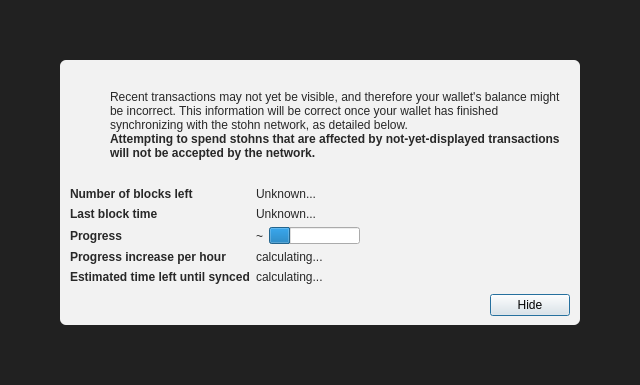
<?xml version="1.0" encoding="UTF-8"?>
<ui version="4.0">
 <class>ModalOverlay</class>
 <widget class="QWidget" name="ModalOverlay">
  <property name="geometry">
   <rect>
    <x>0</x>
    <y>0</y>
    <width>640</width>
    <height>385</height>
   </rect>
  </property>
  <property name="windowTitle">
   <string>Form</string>
  </property>
  <layout class="QVBoxLayout" name="verticalLayout" stretch="0">
   <property name="sizeConstraint">
    <enum>QLayout::SetDefaultConstraint</enum>
   </property>
   <property name="leftMargin">
    <number>0</number>
   </property>
   <property name="topMargin">
    <number>0</number>
   </property>
   <property name="rightMargin">
    <number>0</number>
   </property>
   <property name="bottomMargin">
    <number>0</number>
   </property>
   <item>
    <widget class="QWidget" name="bgWidget" native="true">
     <property name="styleSheet">
      <string notr="true">#bgWidget { background: rgba(0,0,0,220); }</string>
     </property>
     <layout class="QVBoxLayout" name="verticalLayoutMain" stretch="1">
      <property name="leftMargin">
       <number>60</number>
      </property>
      <property name="topMargin">
       <number>60</number>
      </property>
      <property name="rightMargin">
       <number>60</number>
      </property>
      <property name="bottomMargin">
       <number>60</number>
      </property>
      <item>
       <widget class="QWidget" name="contentWidget" native="true">
        <property name="styleSheet">
         <string notr="true">#contentWidget { background: rgba(255,255,255,240); border-radius: 6px; }

QLabel { color: rgb(40,40,40);  }</string>
        </property>
        <layout class="QVBoxLayout" name="verticalLayoutSub" stretch="1,0,0,0">
         <property name="spacing">
          <number>0</number>
         </property>
         <property name="leftMargin">
          <number>10</number>
         </property>
         <property name="topMargin">
          <number>10</number>
         </property>
         <property name="rightMargin">
          <number>10</number>
         </property>
         <property name="bottomMargin">
          <number>10</number>
         </property>
         <item>
          <layout class="QHBoxLayout" name="horizontalLayoutIconText" stretch="0,1">
           <property name="topMargin">
            <number>20</number>
           </property>
           <item>
            <layout class="QVBoxLayout" name="verticalLayoutIcon">
             <property name="leftMargin">
              <number>0</number>
             </property>
             <item>
              <widget class="QPushButton" name="warningIcon">
               <property name="enabled">
                <bool>false</bool>
               </property>
               <property name="text">
                <string/>
               </property>
               <property name="icon">
                <iconset>
                 <normaloff>:/icons/warning</normaloff>
                 <disabledoff>:/icons/warning</disabledoff>:/icons/warning</iconset>
               </property>
               <property name="iconSize">
                <size>
                 <width>48</width>
                 <height>48</height>
                </size>
               </property>
               <property name="flat">
                <bool>true</bool>
               </property>
              </widget>
             </item>
             <item>
              <spacer name="verticalSpacerWarningIcon">
               <property name="orientation">
                <enum>Qt::Vertical</enum>
               </property>
               <property name="sizeHint" stdset="0">
                <size>
                 <width>20</width>
                 <height>40</height>
                </size>
               </property>
              </spacer>
             </item>
            </layout>
           </item>
           <item>
            <layout class="QVBoxLayout" name="verticalLayoutInfoText">
             <property name="leftMargin">
              <number>0</number>
             </property>
             <property name="topMargin">
              <number>0</number>
             </property>
             <item>
              <widget class="QLabel" name="infoText">
               <property name="text">
                <string>Recent transactions may not yet be visible, and therefore your wallet's balance might be incorrect. This information will be correct once your wallet has finished synchronizing with the stohn network, as detailed below.</string>
               </property>
               <property name="textFormat">
                <enum>Qt::RichText</enum>
               </property>
               <property name="wordWrap">
                <bool>true</bool>
               </property>
              </widget>
             </item>
             <item>
              <widget class="QLabel" name="infoTextStrong">
               <property name="font">
                <font>
                 <weight>75</weight>
                 <bold>true</bold>
                </font>
               </property>
               <property name="text">
                <string>Attempting to spend stohns that are affected by not-yet-displayed transactions will not be accepted by the network.</string>
               </property>
               <property name="textFormat">
                <enum>Qt::RichText</enum>
               </property>
               <property name="wordWrap">
                <bool>true</bool>
               </property>
              </widget>
             </item>
             <item>
              <spacer name="verticalSpacerInTextSpace">
               <property name="orientation">
                <enum>Qt::Vertical</enum>
               </property>
               <property name="sizeHint" stdset="0">
                <size>
                 <width>20</width>
                 <height>40</height>
                </size>
               </property>
              </spacer>
             </item>
            </layout>
           </item>
          </layout>
         </item>
         <item>
          <spacer name="verticalSpacerAfterText">
           <property name="orientation">
            <enum>Qt::Vertical</enum>
           </property>
           <property name="sizeHint" stdset="0">
            <size>
             <width>20</width>
             <height>40</height>
            </size>
           </property>
          </spacer>
         </item>
         <item>
          <layout class="QFormLayout" name="formLayout">
           <property name="fieldGrowthPolicy">
            <enum>QFormLayout::FieldsStayAtSizeHint</enum>
           </property>
           <property name="horizontalSpacing">
            <number>6</number>
           </property>
           <property name="verticalSpacing">
            <number>6</number>
           </property>
           <property name="topMargin">
            <number>10</number>
           </property>
           <item row="0" column="0">
            <widget class="QLabel" name="labelNumberOfBlocksLeft">
             <property name="font">
              <font>
               <weight>75</weight>
               <bold>true</bold>
              </font>
             </property>
             <property name="text">
              <string>Number of blocks left</string>
             </property>
            </widget>
           </item>
           <item row="0" column="1">
            <widget class="QLabel" name="numberOfBlocksLeft">
             <property name="text">
              <string>Unknown...</string>
             </property>
            </widget>
           </item>
           <item row="1" column="0">
            <widget class="QLabel" name="labelLastBlockTime">
             <property name="font">
              <font>
               <weight>75</weight>
               <bold>true</bold>
              </font>
             </property>
             <property name="text">
              <string>Last block time</string>
             </property>
            </widget>
           </item>
           <item row="1" column="1">
            <widget class="QLabel" name="newestBlockDate">
             <property name="sizePolicy">
              <sizepolicy hsizetype="Maximum" vsizetype="Preferred">
               <horstretch>0</horstretch>
               <verstretch>0</verstretch>
              </sizepolicy>
             </property>
             <property name="text">
              <string>Unknown...</string>
             </property>
            </widget>
           </item>
           <item row="2" column="0">
            <widget class="QLabel" name="labelSyncDone">
             <property name="font">
              <font>
               <weight>75</weight>
               <bold>true</bold>
              </font>
             </property>
             <property name="text">
              <string>Progress</string>
             </property>
            </widget>
           </item>
           <item row="2" column="1">
            <layout class="QHBoxLayout" name="horizontalLayoutSync" stretch="0,1">
             <item>
              <widget class="QLabel" name="percentageProgress">
               <property name="text">
                <string notr="true">~</string>
               </property>
              </widget>
             </item>
             <item>
              <widget class="QProgressBar" name="progressBar">
               <property name="value">
                <number>24</number>
               </property>
               <property name="format">
                <string/>
               </property>
              </widget>
             </item>
            </layout>
           </item>
           <item row="4" column="0">
            <widget class="QLabel" name="labelProgressIncrease">
             <property name="font">
              <font>
               <weight>75</weight>
               <bold>true</bold>
              </font>
             </property>
             <property name="text">
              <string>Progress increase per hour</string>
             </property>
            </widget>
           </item>
           <item row="4" column="1">
            <widget class="QLabel" name="progressIncreasePerH">
             <property name="text">
              <string>calculating...</string>
             </property>
            </widget>
           </item>
           <item row="5" column="0">
            <widget class="QLabel" name="labelEstimatedTimeLeft">
             <property name="font">
              <font>
               <weight>75</weight>
               <bold>true</bold>
              </font>
             </property>
             <property name="text">
              <string>Estimated time left until synced</string>
             </property>
            </widget>
           </item>
           <item row="5" column="1">
            <widget class="QLabel" name="expectedTimeLeft">
             <property name="text">
              <string>calculating...</string>
             </property>
            </widget>
           </item>
          </layout>
         </item>
         <item>
          <layout class="QHBoxLayout" name="horizontalLayoutButtons">
           <property name="leftMargin">
            <number>10</number>
           </property>
           <property name="topMargin">
            <number>10</number>
           </property>
           <item>
            <spacer name="horizontalSpacer">
             <property name="orientation">
              <enum>Qt::Horizontal</enum>
             </property>
             <property name="sizeHint" stdset="0">
              <size>
               <width>40</width>
               <height>20</height>
              </size>
             </property>
            </spacer>
           </item>
           <item>
            <widget class="QPushButton" name="closeButton">
             <property name="text">
              <string>Hide</string>
             </property>
             <property name="shortcut">
              <string>Esc</string>
             </property>
             <property name="focusPolicy">
              <enum>Qt::StrongFocus</enum>
             </property>
             <property name="default">
              <bool>true</bool>
             </property>
            </widget>
           </item>
          </layout>
         </item>
        </layout>
       </widget>
      </item>
     </layout>
    </widget>
   </item>
  </layout>
 </widget>
 <resources/>
 <connections/>
</ui>
